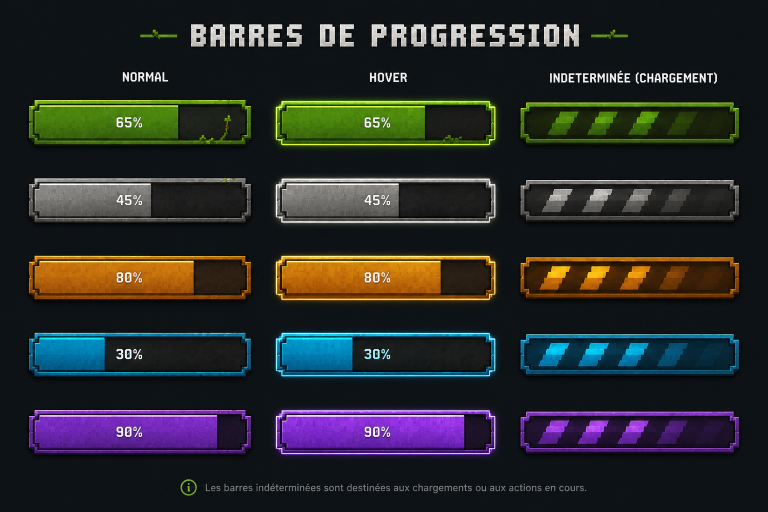
#> input picture assets - TerraNova/103DF91B-C069-4B0C-A6B3-662CC204EDBA.png, 1536 x 1024 px (shown at 1/2 size)
$ python -i gen_assets.py   (imports and definitions only)
#> lines starting #> are read from the running program, lines starting #| are printed output that depends on the picture
"""Génère les assets visuels du launcher : fond de scène (nuit, montagnes,
foret, feu de camp) et icône de l'application (canard sur bloc).
Usage: python scripts/gen_assets.py
"""
import math
import random
from pathlib import Path

from PIL import Image, ImageDraw, ImageFilter

ASSETS = Path(__file__).resolve().parent.parent / "assets"
# [3 lines not run here, left out]

# ---------------------------------------------------------------------------
# Fond de scène
# ---------------------------------------------------------------------------
W, H = 1205, 812


def lerp_color(c1, c2, t):
    return tuple(int(c1[i] + (c2[i] - c1[i]) * t) for i in range(3))


# [72 lines left out: functions make_sky, add_stars, jagged_polygon, add_mountains, add_forest, not called in this run]


def add_campfire_glow(img):
    glow = Image.new("RGBA", (W, H), (0, 0, 0, 0))
    draw = ImageDraw.Draw(glow)
    cx, cy = W // 2, int(H * 0.86)
    for r, alpha in [(260, 40), (190, 70), (120, 110), (60, 160)]:
        draw.ellipse(
            [cx - r, cy - r, cx + r, cy + r],
            fill=(255, 140, 50, alpha),
        )
    glow = glow.filter(ImageFilter.GaussianBlur(18))
    img.paste(Image.alpha_composite(img.convert("RGBA"), glow).convert("RGB"))
    return img.convert("RGB")


# [56 lines left out: functions build_background, build_icon, not called in this run]


# [3 lines not run here, left out]

>>> import cv2
>>> picture = cv2.imread('../assets - TerraNova/103DF91B-C069-4B0C-A6B3-662CC204EDBA.png', cv2.IMREAD_GRAYSCALE)
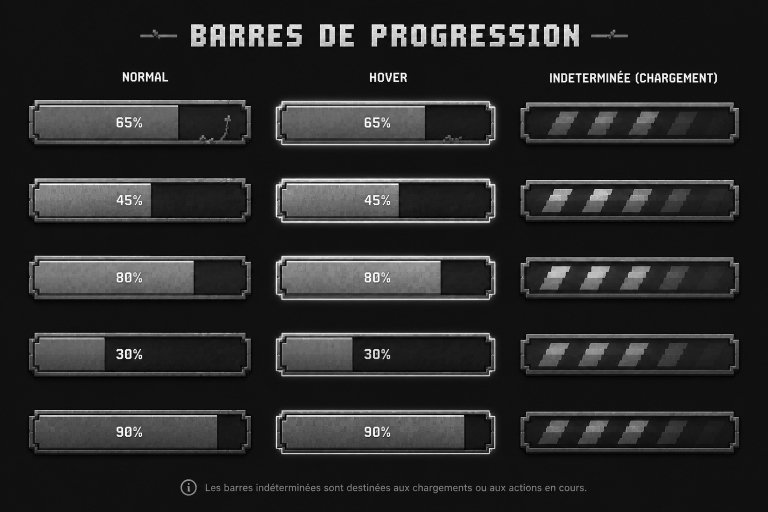
#> picture: shape (1024, 1536) (shown at 1/2 size); min 0, max 255, mean 40.5
>>> result = add_campfire_glow(picture)
#> in add_campfire_glow, `glow = Image.new("RGBA", (W, H), (0, 0, 0, 0))`: glow: PIL image 1205x812 RGBA; every value is 0
#> in add_campfire_glow, `glow = glow.filter(ImageFilter.GaussianBlur(18))`:
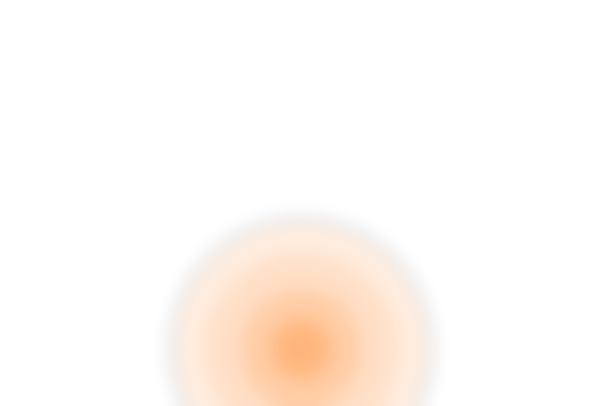
#> glow: PIL image 1205x812 RGBA (shown at 1/2 size); mean R, G, B, A 42.7, 23.4, 8.4, 12.1; transparent parts drawn white
#> (the run stopped early here; a loop or call above may not have finished)
